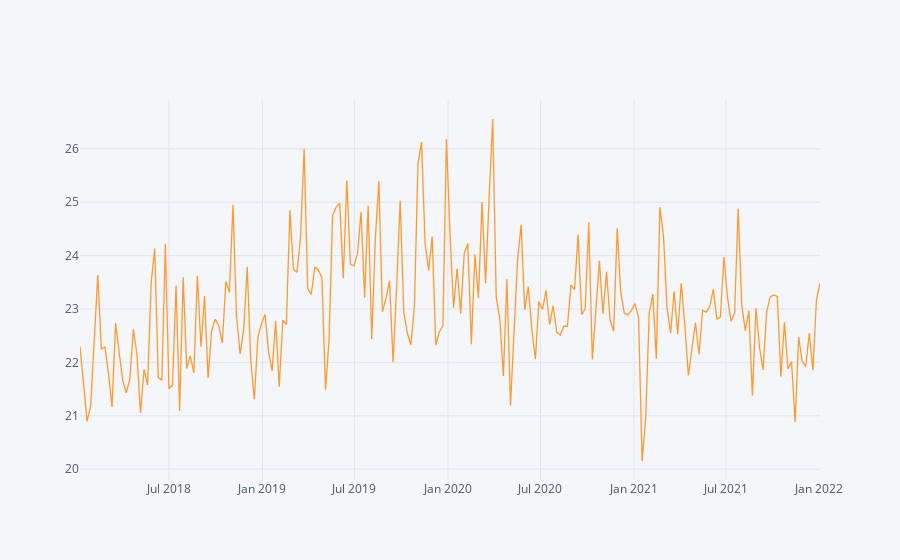

The notebook cell saved with this chart:
### Code cell
ts_df.set_index("date")["price_sqm"].resample("W").mean().iplot()

### Figure 1 — Plotly figure (JSON) as saved in the notebook; plotly's stock layout.template omitted (floating-point values rounded to 4 significant figures; data arrays with more than 128 entries replaced by an {"elided": "..."} marker saying what was removed)
{"data": [{"line": {"color": "rgba(255, 153, 51, 1.0)", "dash": "solid", "shape": "linear", "width": 1.3}, "mode": "lines", "name": "price_sqm", "text": "", "type": "scatter", "x": {"elided": "209 str values"}, "y": {"elided": "209 float values"}}], "layout": {"legend": {"bgcolor": "#F5F6F9", "font": {"color": "#4D5663"}}, "paper_bgcolor": "#F5F6F9", "plot_bgcolor": "#F5F6F9", "title": {"font": {"color": "#4D5663"}}, "xaxis": {"gridcolor": "#E1E5ED", "showgrid": true, "tickfont": {"color": "#4D5663"}, "title": {"font": {"color": "#4D5663"}, "text": ""}, "zerolinecolor": "#E1E5ED"}, "yaxis": {"gridcolor": "#E1E5ED", "showgrid": true, "tickfont": {"color": "#4D5663"}, "title": {"font": {"color": "#4D5663"}, "text": ""}, "zerolinecolor": "#E1E5ED"}}}
